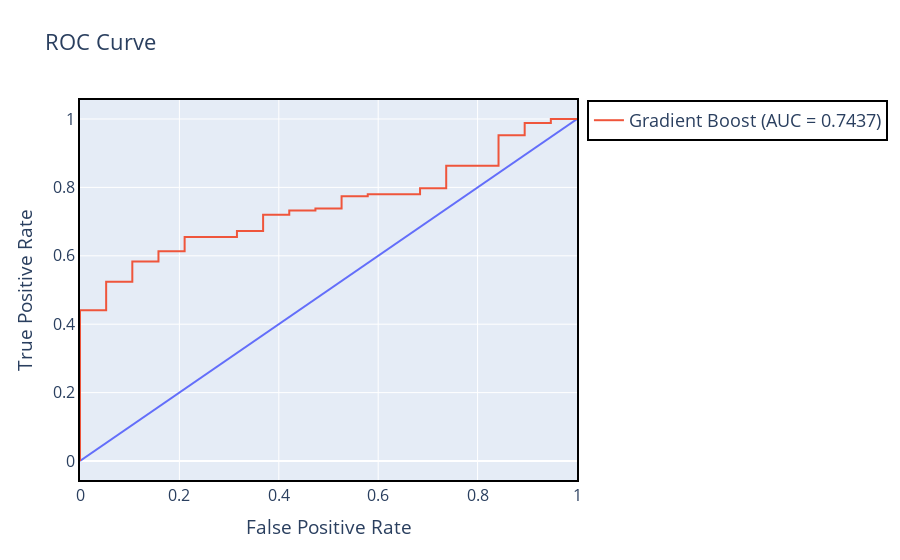

Notebook source saved alongside this figure:
### Code cell
show_roc_curve(gradient_boosting, "Gradient Boost", X_test, y_test)

### Figure 1 — Plotly figure (JSON) as saved in the notebook; plotly's stock layout.template omitted (floating-point values rounded to 4 significant figures)
{"data": [{"hovertemplate": "False Positive Rate=%{x}<br>True Positive Rate=%{y}<extra></extra>", "legendgroup": "", "line": {"color": "#636efa", "dash": "solid"}, "marker": {"symbol": "circle"}, "mode": "lines", "name": "", "orientation": "v", "showlegend": false, "type": "scatter", "x": [0, 1], "xaxis": "x", "y": [0, 1], "yaxis": "y"}, {"mode": "lines", "name": "Gradient Boost (AUC = 0.7437)", "type": "scatter", "x": [0, 0, 0, 0.05263, 0.05263, 0.1053, 0.1053, 0.1579, 0.1579, 0.2105, 0.2105, 0.3158, 0.3158, 0.3684, 0.3684, 0.4211, 0.4211, 0.4737, 0.4737, 0.5263, 0.5263, 0.5789, 0.5789, 0.6842, 0.6842, 0.7368, 0.7368, 0.8421, 0.8421, 0.8947, 0.8947, 0.9474, 0.9474, 1], "y": [0, 0.005952, 0.4405, 0.4405, 0.5238, 0.5238, 0.5833, 0.5833, 0.6131, 0.6131, 0.6548, 0.6548, 0.6726, 0.6726, 0.7202, 0.7202, 0.7321, 0.7321, 0.7381, 0.7381, 0.7738, 0.7738, 0.7798, 0.7798, 0.7976, 0.7976, 0.8631, 0.8631, 0.9524, 0.9524, 0.9881, 0.9881, 1, 1]}], "layout": {"font": {"size": 16}, "legend": {"bordercolor": "Black", "borderwidth": 2, "font": {"size": 18}, "tracegroupgap": 0}, "title": {"text": "ROC Curve"}, "xaxis": {"anchor": "y", "domain": [0, 1], "linecolor": "black", "linewidth": 2, "mirror": true, "showline": true, "title": {"text": "False Positive Rate"}}, "yaxis": {"anchor": "x", "domain": [0, 1], "linecolor": "black", "linewidth": 2, "mirror": true, "showline": true, "title": {"text": "True Positive Rate"}}}}
